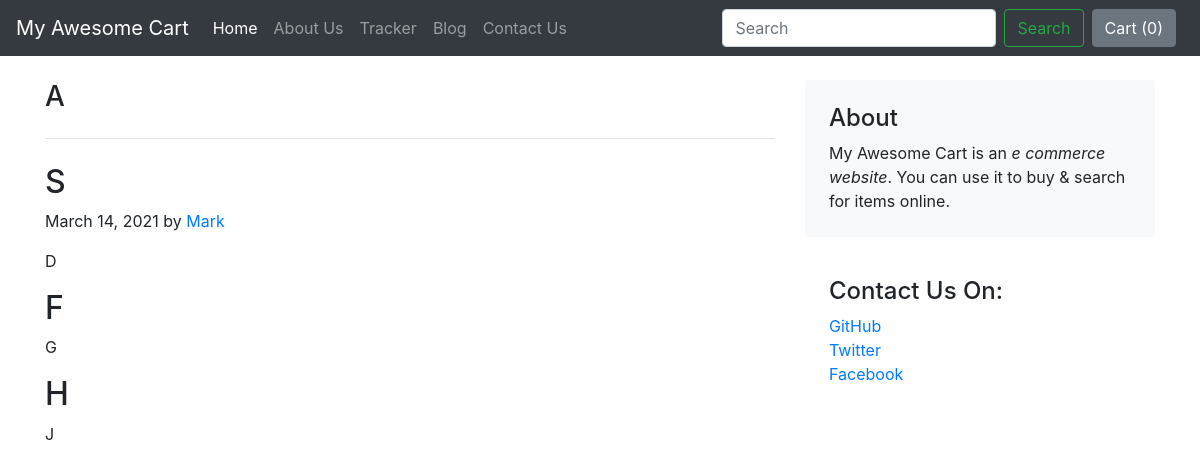
Before: /blog/blogpost/1 with the older database file.
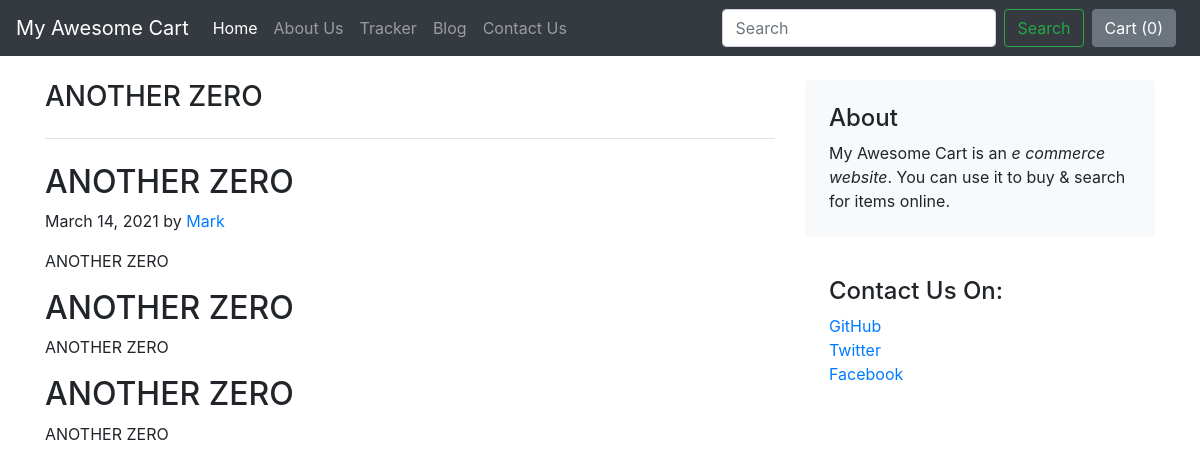
After: the same page with the newer database file.
### blog/models.py (models this page shows, shortened)
class Blogpost(models.Model):
    post_id = models.AutoField(primary_key= True)
    title = models.CharField(max_length=50)
    head0 = models.CharField(max_length=500, default="")
    chead0 = models.CharField(max_length=5000, default="")
    head1 = models.CharField(max_length=500, default="")
    chead1 = models.CharField(max_length=5000, default="")
    head2 = models.CharField(max_length=500, default="")
    chead2 = models.CharField(max_length=5000, default="")
    pub_date = models.DateField()
    thumbnail = models.ImageField(upload_to='shop/images', default="")

### blog/views.py (the view)
# urls.py: path("blogpost/<int:pid>", views.blogpost, name = "blogPost")
def blogpost(request, pid):
	post = Blogpost.objects.filter(post_id = pid)[0]
	return render(request, "blog/blogpost.html", {"post": post})

### blog/templates/blog/blogpost.html
{% extends "blog/basic.html" %}
{% block body %}
<div class="container">
	<div class="row mt-4">
		<div class="col-md-8">
			<h3 class="pb-4 mb-4 fst-italic border-bottom">
				{{post.title}}
			</h3>
			<article class="blog-post">
				<h2 class="blog-post-title">{{post.head0}}</h2>
				<p class="blog-post-meta">{{post.pub_date}} by <a href="#">Mark</a></p>
				<p>{{post.chead0}}</p>
				<h2>{{post.head1}}</h2>
				<p>{{post.chead1}}</p>
				<h2>{{post.head2}}</h2>
				<p>{{post.chead2}}</p>
			</article>
		</div>
		<div class="col-md-4">
			<div class="p-4 mb-3 bg-light rounded">
				<h4 class="fst-italic">About</h4>
				<p class="mb-0">
					My Awesome Cart is an <em> e commerce website</em>. You can use it to buy & search for
					items online.
				</p>
			</div>
			<div class="p-4">
				<h4 class="fst-italic">Contact Us On: </h4>
				<ol class="list-unstyled">
					<li><a href="#">GitHub</a></li>
					<li><a href="#">Twitter</a></li>
					<li><a href="#">Facebook</a></li>
				</ol>
			</div>
		</div>
	</div>
</div>
{% endblock %}

Changed rows visible on the page:
changed Blogpost: title "A" → "ANOTHER ZERO"; head0 "S" → "ANOTHER ZERO"; chead0 "D" → "ANOTHER ZERO"; head1 "F" → "ANOTHER ZERO"; chead1 "G" → "ANOTHER ZERO"; head2 "H" → "ANOTHER ZERO"; chead2 "J" → "ANOTHER ZERO"
